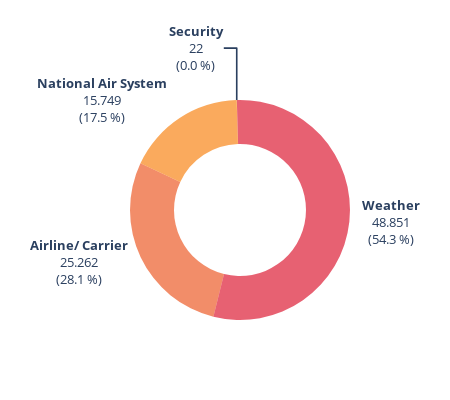

The notebook cell this image was saved under:
### Code cell
import pandas as pd
import plotly.graph_objects as go

# Daten vorbereiten und nach 'cancellations' sortieren
sorted_data = cancellations_summary.groupby('cancellation_reason', as_index=False)['cancellations'].sum().sort_values(by='cancellations', ascending=False)
sorted_data['percentage'] = (sorted_data['cancellations'] / sorted_data['cancellations'].sum() * 100).round(1)
sorted_data['text'] = sorted_data.apply(lambda x: f"{x['cancellation_reason']}<br>{x['cancellations']:,}".replace(",", ".") + f"<br>({x['percentage']}%)", axis=1)


# Gruppierung der Fluggesellschaften und Berechnung der Gesamtanteile
grouped_data = cancellations_summary.groupby(['cancellation_reason', 'airline'], as_index=False)['cancellations'].sum()
hover_texts = grouped_data.groupby('cancellation_reason').apply(
    lambda x: "<br>".join([f"{row['airline']}: {row['cancellations']}" for index, row in x.iterrows()])
).reset_index(name='info')

# Füge den vorbereiteten Hover-Text den ursprünglichen Daten hinzu
final_data = cancellations_summary.groupby('cancellation_reason', as_index=False)['cancellations'].sum()
final_data = final_data.merge(hover_texts, on='cancellation_reason', how='left')

# Prozentwerte und formatierten Text zu 'final_data' hinzufügen
final_data['percentage'] = (final_data['cancellations'] / final_data['cancellations'].sum() * 100).round(1)
final_data['text'] = final_data.apply(lambda x: f"<b>{x['cancellation_reason']}</b><br>{x['cancellations']:,}".replace(",", ".") + f"<br>({x['percentage']} %)", axis=1)


# Farbschema mit Alpha-Wert
colors_hex = ["rgba(236, 81, 26, 0.65)", "rgba(248, 125, 7, 0.65)", 
              "rgba(255, 166, 0, 0.65)", "rgba(219, 13, 39, 0.65)"]

# Erstellung des Kreisdiagramms
fig = go.Figure(data=[go.Pie(labels=final_data['cancellation_reason'], values=final_data['cancellations'],
                             hoverinfo='label+percent', text=final_data['text'],  # Verwende 'final_data' für 'text'
                             textinfo='text',
                             marker=dict(colors=colors_hex),
                             rotation=194,
                             direction="clockwise",
                             hovertemplate=final_data['info'].apply(lambda x: f'<b> %{{label}}</b><b> | Anzahl der Vorfälle nach Airline</b><br>{x}<extra></extra>'),
                             hole=.6,
                             sort=False)])

# Anpassen der Fontsize bei den Labels
fig.update_traces(textfont_size=13) 

# Anpassen der Größe des Diagramms und Legende entfernen
fig.update_layout(width=450, height=400, showlegend=False)


# Diagramm anzeigen
fig.show()

### Figure 1 — Plotly figure (JSON) as saved in the notebook; plotly's stock layout.template omitted (floating-point values rounded to 4 significant figures)
{"data": [{"direction": "clockwise", "hole": 0.6, "hoverinfo": "label+percent", "hovertemplate": ["<b> %{label}</b><b> | Anzahl der Vorfälle nach Airline</b><br>Alaska Airlines Inc.: 334<br>American Airlines Inc.: 2879<br>American Eagle Airlines Inc.: 2475<br>Atlantic Southeast Airlines: 3604<br>Delta Air Lines Inc.: 594<br>Frontier Airlines Inc.: 308<br>Hawaiian Airlines Inc.: 170<br>JetBlue Airways: 883<br>Skywest Airlines Inc.: 3205<br>Southwest Airlines Co.: 6122<br>Spirit Air Lines: 654<br>US Airways Inc.: 1007<br>United Air Lines Inc.: 2870<br>Virgin America: 157<extra></extra>", "<b> %{label}</b><b> | Anzahl der Vorfälle nach Airline</b><br>Alaska Airlines Inc.: 18<br>American Airlines Inc.: 730<br>American Eagle Airlines Inc.: 3385<br>Atlantic Southeast Airlines: 6544<br>Delta Air Lines Inc.: 257<br>JetBlue Airways: 928<br>Skywest Airlines Inc.: 1216<br>Southwest Airlines Co.: 1066<br>Spirit Air Lines: 279<br>US Airways Inc.: 570<br>United Air Lines Inc.: 391<br>Virgin America: 365<extra></extra>", "<b> %{label}</b><b> | Anzahl der Vorfälle nach Airline</b><br>American Airlines Inc.: 4<br>American Eagle Airlines Inc.: 1<br>Atlantic Southeast Airlines: 1<br>JetBlue Airways: 1<br>Southwest Airlines Co.: 12<br>Spirit Air Lines: 3<extra></extra>", "<b> %{label}</b><b> | Anzahl der Vorfälle nach Airline</b><br>Alaska Airlines Inc.: 317<br>American Airlines Inc.: 7306<br>American Eagle Airlines Inc.: 9164<br>Atlantic Southeast Airlines: 5082<br>Delta Air Lines Inc.: 2973<br>Frontier Airlines Inc.: 280<br>Hawaiian Airlines Inc.: 1<br>JetBlue Airways: 2464<br>Skywest Airlines Inc.: 5539<br>Southwest Airlines Co.: 8843<br>Spirit Air Lines: 1068<br>US Airways Inc.: 2490<br>United Air Lines Inc.: 3312<br>Virgin America: 12<extra></extra>"], "labels": ["Airline/ Carrier", "National Air System", "Security", "Weather"], "marker": {"colors": ["rgba(236, 81, 26, 0.65)", "rgba(248, 125, 7, 0.65)", "rgba(255, 166, 0, 0.65)", "rgba(219, 13, 39, 0.65)"]}, "rotation": 194, "sort": false, "text": ["<b>Airline/ Carrier</b><br>25.262<br>(28.1 %)", "<b>National Air System</b><br>15.749<br>(17.5 %)", "<b>Security</b><br>22<br>(0.0 %)", "<b>Weather</b><br>48.851<br>(54.3 %)"], "textfont": {"size": 13}, "textinfo": "text", "type": "pie", "values": [25262, 15749, 22, 48851]}], "layout": {"height": 400, "showlegend": false, "width": 450}}
